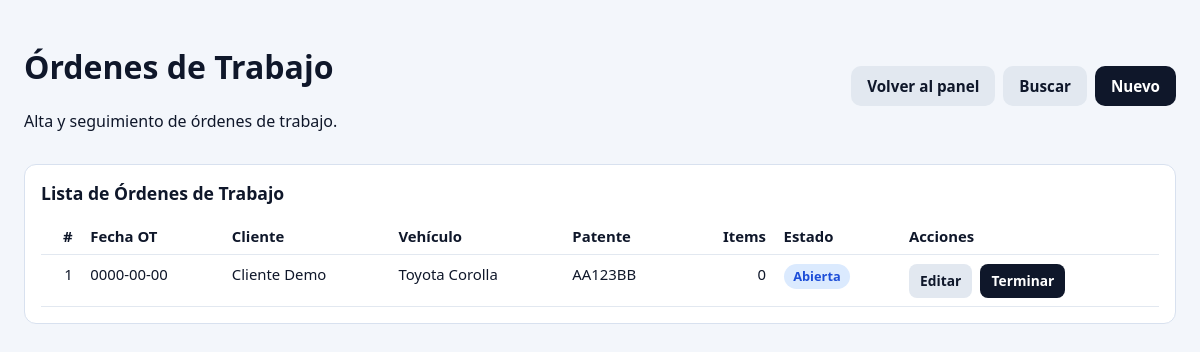
Before: /ordenes.php (signed in) with the older database file.
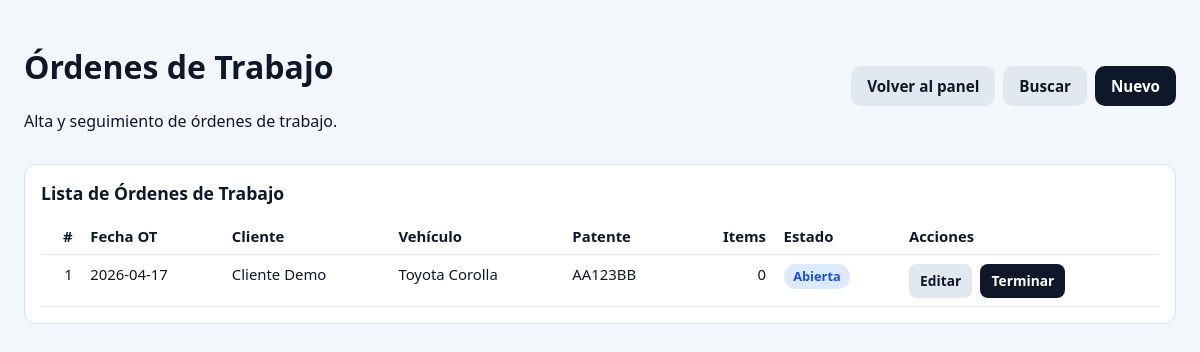
After: the same page with the newer database file.
### tables this page shows
CREATE TABLE IF NOT EXISTS ordenes_trabajo (
  id INT UNSIGNED AUTO_INCREMENT PRIMARY KEY,
  id_cliente INT NULL,
  cliente VARCHAR(120) NOT NULL,
  vehiculo VARCHAR(120) NOT NULL,
  patente VARCHAR(20) NOT NULL,
  descripcion TEXT NULL,
  estado ENUM('abierta', 'en_progreso', 'cerrada') NOT NULL DEFAULT 'abierta',
  fecha_ot DATE NOT NULL,
  fecha_creacion TIMESTAMP NOT NULL DEFAULT CURRENT_TIMESTAMP,
  fecha_actualizacion TIMESTAMP NOT NULL DEFAULT CURRENT_TIMESTAMP ON UPDATE CURRENT_TIMESTAMP
);

### public/ordenes.php (the view, shortened to what this page needs)
<?php
$projectRoot = dirname(__DIR__);
$showForm = isset($_GET['nueva']) || isset($_GET['edit']);
$filters = [
    'cliente'    => trim((string) ($_GET['f_cliente'] ?? '')),
    'patente'    => trim((string) ($_GET['f_patente'] ?? '')),
    'estado'     => (string) ($_GET['f_estado'] ?? ''),
    'fecha_desde'=> trim((string) ($_GET['f_fecha_desde'] ?? '')),
    'fecha_hasta'=> trim((string) ($_GET['f_fecha_hasta'] ?? '')),
];
$formOrden = [
    'id'         => 0,
    'id_cliente' => 0,
    'fecha_ot'   => date('Y-m-d'),
    'descripcion'=> '',
    'estado'     => 'abierta',
];
$formDetalle = [];
try {
    $pdo = Database::connect($projectRoot);
    $pdo->exec('
        CREATE TABLE IF NOT EXISTS ordenes_trabajo_detalle (
            id INT UNSIGNED AUTO_INCREMENT PRIMARY KEY,
            id_orden INT UNSIGNED NOT NULL,
            id_repuesto INT NULL,
            descripcion_libre VARCHAR(255) NULL,
            cantidad INT UNSIGNED NOT NULL DEFAULT 1,
            CONSTRAINT fk_otd_orden FOREIGN KEY (id_orden) REFERENCES ordenes_trabajo(id) ON DELETE CASCADE,
            CONSTRAINT fk_otd_repuesto FOREIGN KEY (id_repuesto) REFERENCES repuestos(id_repuesto) ON DELETE SET NULL
        )
    ');
} catch (Throwable $e) {
    http_response_code(500);
    echo 'No se pudo conectar a la base de datos: ' . htmlspecialchars($e->getMessage());
    exit;
}
$clientes  = [];
$repuestos = [];
try {
    $clientes = $pdo->query('
        SELECT c.id_cliente, c.nombre, c.patente,
               c.id_vehiculo_marca,
               COALESCE(vm.nombre_marca_v, \'\') AS marca,
               COALESCE(mo.nombre_modelo, \'\') AS modelo
        FROM clientes c
        LEFT JOIN vehiculos_marcas vm ON vm.id_vehiculo_marca = c.id_vehiculo_marca
        LEFT JOIN vehiculos_modelos mo ON mo.id_modelo = c.id_modelo
        WHERE c.activo = 1
        ORDER BY c.nombre
    ')->fetchAll(\PDO::FETCH_ASSOC);
    $repuestos = $pdo->query('
        SELECT r.id_repuesto, r.sku, r.nombre, cat.nombre_categoria, r.stock_actual,
               GROUP_CONCAT(DISTINCT vmo.id_vehiculo_marca) AS marcas_compat
        FROM repuestos r
        LEFT JOIN categorias cat ON cat.id_categoria = r.id_categoria
        LEFT JOIN compatibilidad_vehiculos cv ON cv.id_repuesto = r.id_repuesto
        LEFT JOIN vehiculos_modelos vmo ON vmo.id_modelo = cv.id_modelo
        WHERE r.activo = 1
        GROUP BY r.id_repuesto, r.sku, r.nombre, cat.nombre_categoria, r.stock_actual
        ORDER BY cat.nombre_categoria, r.nombre
    ')->fetchAll(\PDO::FETCH_ASSOC);
} catch (Throwable) {}
$ordenes = [];
try {
    $where  = [];
    $params = [];
    if ($filters['estado'] === '') {
        $where[] = "o.estado != 'cerrada'";
    }
    $sql = '
        SELECT o.id, o.cliente, o.vehiculo, o.patente, o.estado, o.fecha_ot,
               COUNT(d.id) AS cant_items
        FROM ordenes_trabajo o
        LEFT JOIN ordenes_trabajo_detalle d ON d.id_orden = o.id'
        . (count($where) ? ' WHERE ' . implode(' AND ', $where) : '') .
        ' GROUP BY o.id
        ORDER BY o.id DESC
        LIMIT 200';
    $stmtOrd = $pdo->prepare($sql);
    $stmtOrd->execute($params);
    $ordenes = $stmtOrd->fetchAll(\PDO::FETCH_ASSOC);
} catch (Throwable) {}
$repPorCat = [];
foreach ($repuestos as $r) {
    $cat = $r['nombre_categoria'] ?? 'Sin categoría';
    $repPorCat[$cat][] = $r;
}
?>
<!doctype html>
<html lang="es">
<head>
</head>
<body>
<div class="container">
  <div class="top">
    <div>
      <h1>Órdenes de Trabajo</h1>
      <p>Alta y seguimiento de órdenes de trabajo.</p>
    </div>
    <div class="actions">
      <a href="/dashboard.php" class="btn btn-muted">Volver al panel</a>
      <?php if (!$showForm): ?>
      <a href="/ordenes.php?show_filters=1" class="btn btn-muted">Buscar</a>
      <a href="?nueva" class="btn btn-primary">Nuevo</a>
      <?php endif; ?>
    </div>
  </div>
  <?php if ($showForm): ?>
  <?php
    $isEdit       = $formOrden['id'] > 0;
    $formAction   = $isEdit ? '?edit=' . $formOrden['id'] : '?nueva';
    $actionValue  = $isEdit ? 'update_orden' : 'save_orden';
    $detRepIds   = [];
    $detRepCants = [];
    $detLibres   = [];
    foreach ($formDetalle as $d) {
        if ($d['id_repuesto']) {
            $detRepIds[]                      = (int)$d['id_repuesto'];
            $detRepCants[(int)$d['id_repuesto']] = (int)$d['cantidad'];
        } else {
            $detLibres[] = $d['descripcion_libre'];
        }
    }
    $descVals = [];
    if ($_SERVER['REQUEST_METHOD'] === 'POST') {
        $descVals = (array)($_POST['descripciones'] ?? ['']);
    } elseif ($isEdit && $formOrden['descripcion'] !== '') {
        $descVals = explode(' | ', $formOrden['descripcion']);
    }
    if (empty($descVals)) $descVals = [''];
    $preClienteId = $isEdit ? $formOrden['id_cliente'] : (int)($_POST['id_cliente'] ?? 0);
    $preIdMarca   = 0;
    foreach ($clientes as $cl) {
        if ((int)$cl['id_cliente'] === $preClienteId) {
            $preIdMarca = (int)($cl['id_vehiculo_marca'] ?? 0);
            break;
        }
    }
  ?>
  <form method="post" action="<?= htmlspecialchars($formAction) ?>" autocomplete="off">
  <input type="hidden" name="action" value="<?= $actionValue ?>">
  <?php if ($isEdit): ?>
  <input type="hidden" name="id_orden" value="<?= $formOrden['id'] ?>">
  <?php endif; ?>
  <div class="panel">
    <h2><?= $isEdit ? 'Editar orden de trabajo #' . $formOrden['id'] : 'Orden de trabajo' ?></h2>
    <div style="display:flex;gap:1rem;align-items:flex-end;flex-wrap:wrap">
      <div class="form-group" style="flex:1;min-width:200px">
        <label for="sel_cliente">Cliente *</label>
        <select id="sel_cliente" name="id_cliente" required onchange="rellenarCliente(this)">
          <option value="">— Seleccionar cliente —</option>
          <?php foreach ($clientes as $cl):
            $auto = trim($cl['marca'] . ' ' . $cl['modelo']);
            $sel  = ($preClienteId === (int)$cl['id_cliente']) ? 'selected' : '';
            $patenteCl = strtoupper((string)($cl['patente'] ?? ''));
            $label = htmlspecialchars($cl['nombre']);
            if ($auto)      $label .= ' — ' . htmlspecialchars($auto);
            if ($patenteCl) $label .= ' — ' . htmlspecialchars($patenteCl);
          ?>
          <option value="<?= $cl['id_cliente'] ?>" <?= $sel ?>
            data-patente="<?= htmlspecialchars($patenteCl) ?>"
            data-id-marca-vehiculo="<?= (int)($cl['id_vehiculo_marca'] ?? 0) ?>">
            <?= $label ?>
          </option>
          <?php endforeach; ?>
        </select>
      </div>
      <div class="form-group" style="flex:0 0 auto">
        <label for="fecha_ot">Fecha de la OT *</label>
        <input type="date" id="fecha_ot" name="fecha_ot" required
               style="width:auto"
               value="<?= htmlspecialchars($isEdit ? $formOrden['fecha_ot'] : ($_POST['fecha_ot'] ?? date('Y-m-d'))) ?>">
      </div>
      <?php if ($isEdit): ?>
      <div class="form-group" style="flex:0 0 auto">
        <label for="estado">Estado</label>
        <select id="estado" name="estado" style="width:auto">
          <?php foreach (['abierta'=>'Abierta','en_progreso'=>'En progreso','cerrada'=>'Cerrada'] as $val=>$lbl): ?>
          <option value="<?= $val ?>" <?= $formOrden['estado']===$val?'selected':'' ?>><?= $lbl ?></option>
          <?php endforeach; ?>
        </select>
      </div>
      <?php endif; ?>
    </div>
    <div style="margin-top:.9rem">
        <label>Descripción / motivo</label>
        <div class="libre-list" id="descList">
          <?php foreach ($descVals as $i => $dv): ?>
          <div class="libre-row">
            <input type="text" name="descripciones[]" autocomplete="off" placeholder="Motivo del ingreso"
                   value="<?= htmlspecialchars((string)$dv) ?>">
            <button type="button" class="btn-add-inline" onclick="addDesc()" style="display:none">+ Agregar</button>
            <button type="button" class="btn-remove" onclick="removeDesc(this)">&#10005;</button>
          </div>
          <?php endforeach; ?>
        </div>
        <button type="button" class="btn btn-muted btn-small" style="display:none" onclick="addDesc()">+ Agregar descripci&oacute;n</button>
    </div>
  </div>
  <div class="panel" id="panel-repuestos" style="display:none">
    <h2>Repuestos en stock</h2>
    <?php if (empty($repuestos)): ?>
      <p style="color:#64748b;font-size:.9rem">No hay repuestos cargados en el sistema.</p>
    <?php else: ?>
    <div class="rep-section">
      <?php foreach ($repPorCat as $cat => $items): ?>
      <div class="rep-cat-title"><?= htmlspecialchars($cat) ?></div>
      <div class="rep-grid">
        <?php foreach ($items as $r): ?>
        <div class="rep-item<?= in_array($r['id_repuesto'], $detRepIds) ? ' checked' : '' ?>"
             id="ri_<?= $r['id_repuesto'] ?>"
             data-marcas-compat="<?= htmlspecialchars((string)($r['marcas_compat'] ?? '')) ?>"
             data-stock="<?= (int)$r['stock_actual'] ?>"
             data-nombre="<?= htmlspecialchars($r['nombre']) ?>">
          <input type="checkbox"
                 id="rep_<?= $r['id_repuesto'] ?>"
                 name="repuestos[]"
                 value="<?= $r['id_repuesto'] ?>"
                 <?= in_array($r['id_repuesto'], $detRepIds) ? 'checked' : '' ?>
                 onchange="toggleCant(this, <?= $r['id_repuesto'] ?>)">
          <div class="rep-info">
            <label for="rep_<?= $r['id_repuesto'] ?>" class="rep-name" title="<?= htmlspecialchars($r['nombre']) ?>">
              <?= htmlspecialchars($r['nombre']) ?>
            </label>
            <div class="rep-meta">SKU: <?= htmlspecialchars($r['sku']) ?> &nbsp;|&nbsp; Stock: <?= (int)$r['stock_actual'] ?></div>
            <div class="cant-wrap">
              <label style="font-size:.78rem;font-weight:600;white-space:nowrap">Cant.:</label>
              <input type="number" name="cant_rep_<?= $r['id_repuesto'] ?>"
                     id="cant_<?= $r['id_repuesto'] ?>"
                     value="<?= $detRepCants[$r['id_repuesto']] ?? 1 ?>" min="1" max="<?= (int)$r['stock_actual'] ?>">
            </div>
          </div>
        </div>
        <?php endforeach; ?>
      </div>
      <?php endforeach; ?>
    </div>
    <?php endif; ?>
  </div>
  <div class="panel" id="panel-libres" style="display:none">
    <h2>Repuestos sin registrar</h2>
    <p style="font-size:.85rem;color:#64748b;margin-top:0">Escribí cualquier ítem que no figure en el stock.</p>
    <div class="libre-list" id="libreList">
      <?php
        $initLibres = ($isEdit && !empty($detLibres)) ? $detLibres : [''];
        foreach ($initLibres as $il):
      ?>
      <div class="libre-row">
        <input type="text" name="items_libres[]" autocomplete="off" placeholder="Descripción del trabajo o repuesto"
               value="<?= htmlspecialchars((string)$il) ?>">
        <button type="button" class="btn-add-inline" onclick="addLibre()" style="display:none">+ Agregar</button>
        <button type="button" class="btn-remove" onclick="removeLibre(this)">✕</button>
      </div>
      <?php endforeach; ?>
    </div>
    <button type="button" class="btn btn-secondary btn-sm btn-add-libre" style="display:none" onclick="addLibre()">+ Agregar ítem</button>
  </div>
  <div class="form-actions">
    <a href="/ordenes.php" class="btn btn-muted">Cancelar</a>
    <button type="submit" class="btn btn-primary" onclick="return validarStock(event)"><?= $isEdit ? 'Guardar cambios' : 'Guardar orden de trabajo' ?></button>
  </div>
  </form>
  <?php else: ?>
  <div class="panel">
    <h2>Lista de Órdenes de Trabajo</h2>
    <table>
      <thead>
        <tr>
          <th class="num">#</th>
          <th>Fecha OT</th>
          <th>Cliente</th>
          <th>Vehículo</th>
          <th>Patente</th>
          <th class="num">Items</th>
          <th>Estado</th>
          <th>Acciones</th>
        </tr>
      </thead>
      <tbody>
        <?php if (empty($ordenes)): ?>
        <tr><td colspan="8" style="text-align:center;color:#64748b;padding:2rem">No hay órdenes registradas todavía.</td></tr>
        <?php else: ?>
        <?php foreach ($ordenes as $o): ?>
        <tr>
          <td class="num"><?= $o['id'] ?></td>
          <td><?= htmlspecialchars($o['fecha_ot'] ?? '—') ?></td>
          <td><?= htmlspecialchars($o['cliente']) ?></td>
          <td><?= htmlspecialchars($o['vehiculo']) ?></td>
          <td><?= htmlspecialchars($o['patente']) ?></td>
          <td class="num"><?= (int)$o['cant_items'] ?></td>
          <td><span class="badge badge-<?= htmlspecialchars($o['estado']) ?>"><?= htmlspecialchars(ucfirst(str_replace('_', ' ', $o['estado']))) ?></span></td>
          <td>
            <div class="actions">
              <a href="/ordenes.php?edit=<?= (int)$o['id'] ?>" class="btn btn-muted btn-small">Editar</a>
              <?php if ($o['estado'] !== 'cerrada'): ?>
              <a href="/cerrar_orden.php?id=<?= (int)$o['id'] ?>" class="btn btn-primary btn-small">Terminar</a>
              <?php endif; ?>
            </div>
          </td>
        </tr>
        <?php endforeach; ?>
        <?php endif; ?>
      </tbody>
    </table>
  </div>
  <?php endif; ?>
</div>
</body>
</html>

### public/ordenes.php (style rules this page uses)
* { box-sizing:border-box }
body { font-family:Segoe UI,Arial,sans-serif;margin:1.5rem;background:#f3f6fb;color:#0f172a }
.container { max-width:1200px;margin:0 auto }
.top { display:flex;justify-content:space-between;align-items:center;gap:1rem;margin-bottom:1rem }
.actions { display:flex;gap:.5rem;flex-wrap:wrap }
.btn { display:inline-block;text-decoration:none;border:0;border-radius:10px;padding:.65rem 1rem;cursor:pointer;font-weight:600;font-size:.95rem }
.btn-primary { background:#0f172a;color:#fff }
.btn-muted { background:#e2e8f0;color:#0f172a }
.btn-small { padding:.45rem .7rem;border-radius:8px;font-size:.86rem }
.panel { background:#fff;border:1px solid #d8e1ef;border-radius:12px;padding:1rem;margin-bottom:1rem }
.panel h2 { margin-top:0;font-size:1.1rem;margin-bottom:.75rem }
table { width:100%;border-collapse:collapse;margin-top:.6rem }
th,td { border-bottom:1px solid #e2e8f0;padding:.55rem;text-align:left;font-size:.93rem;vertical-align:top }
.num { text-align:right }
th { font-weight:700 }
.badge { display:inline-block;padding:.2rem .6rem;border-radius:999px;font-size:.8rem;font-weight:700 }
.badge-abierta { background:#dbeafe;color:#1d4ed8 }

Changed rows visible on the page:
changed ordenes_trabajo "Cliente Demo": fecha_ot "0000-00-00" → "2026-04-17"
